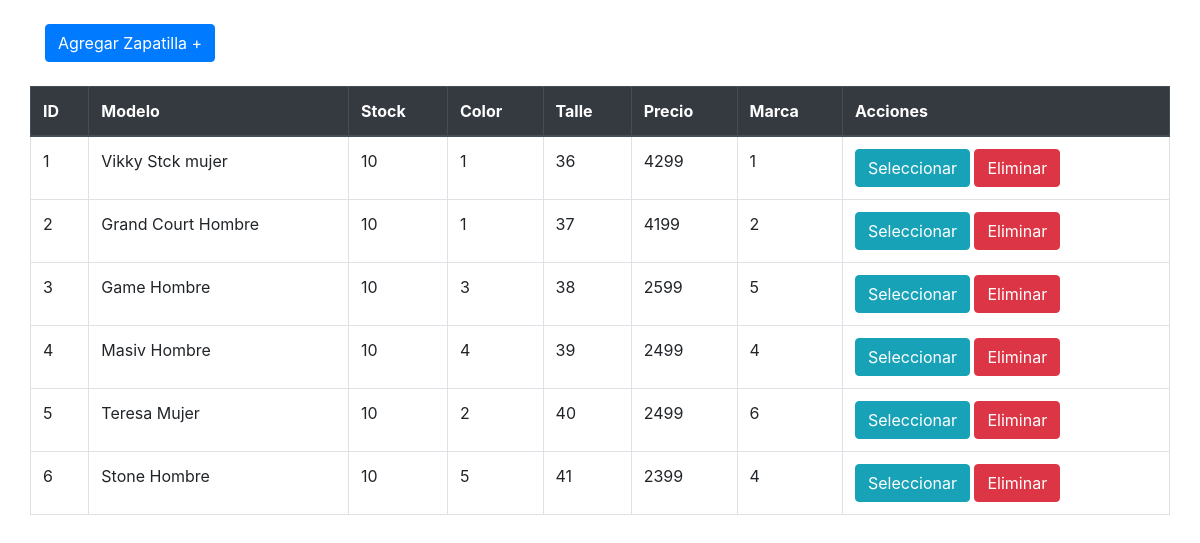
/html/admin.php, run on the app's committed database.
### tables this page shows
CREATE TABLE `zapatillas` (
  `id_zapa` int(11) NOT NULL,
  `modelo` varchar(255) DEFAULT NULL,
  `cantidad_stock` int(11) DEFAULT NULL,
  `id_color` int(11) NOT NULL,
  `id_talle` int(11) NOT NULL,
  `precio_unit` float DEFAULT NULL,
  `id_marca` int(11) NOT NULL
);

### html/admin.php (the view, shortened to what this page needs)
<?php
require_once('dataBase.php');
    $query = $db->prepare("SELECT * FROM zapatillas WHERE cantidad_stock > 0");
    $query->execute();
    $listaZapatillas=$query->fetchAll(PDO::FETCH_ASSOC);
?>
<!DOCTYPE html>
<html lang="es">
<head>
    <link rel="stylesheet" href="https://stackpath.bootstrapcdn.com/bootstrap/4.4.1/css/bootstrap.min.css">
</head>
<body>
    <div class="container">
        <form action="" method="post">
            <br>
            <button type="button" class="btn btn-primary" data-toggle="modal" data-target="#exampleModal">
            Agregar Zapatilla +
            </button>
        </form>
        <br>
        <div class="row">
            <table class="table table-hover table-bordered">
                <thead class="thead-dark">
                    <tr>
                        <th>ID</th>
                        <th>Modelo</th>
                        <th>Stock</th>
                        <th>Color</th>
                        <th>Talle</th>
                        <th>Precio</th>
                        <th>Marca</th>
                        <th>Acciones</th>
                    </tr>
                </thead>
            <?php foreach($listaZapatillas as $zapatilla){ ?>
                <tr>
                    <td><?php echo $zapatilla['id_zapa']; ?></td>
                    <td><?php echo $zapatilla['modelo']; ?></td>
                    <td><?php echo $zapatilla['cantidad_stock']; ?></td>
                    <td><?php echo $zapatilla['id_color']; ?></td>
                    <td><?php echo $zapatilla['id_talle']; ?></td>
                    <td><?php echo $zapatilla['precio_unit']; ?></td>
                    <td><?php echo $zapatilla['id_marca']; ?></td>
                    <td>
                    <form action="" method="post">
                    <input type="submit" value="Seleccionar" class="btn btn-info" name="accion">
                    <button value="btnEliminar" type="submit" class="btn btn-danger" name="accion">Eliminar</button>
                    </form>
                    </td>
                </tr>
            <?php } ?>
            </table>
        </div>
    </div>
</body>
</html>

### data on the page
zapatillas: id_zapa "1", modelo "Vikky Stck mujer", cantidad_stock "10", id_color "1", id_talle "36", precio_unit "4299", id_marca "1"
zapatillas: id_zapa "2", modelo "Grand Court Hombre", cantidad_stock "10", id_color "1", id_talle "37", precio_unit "4199", id_marca "2"
zapatillas: id_zapa "3", modelo "Game Hombre", cantidad_stock "10", id_color "3", id_talle "38", precio_unit "2599", id_marca "5"
zapatillas: id_zapa "4", modelo "Masiv Hombre", cantidad_stock "10", id_color "4", id_talle "39", precio_unit "2499", id_marca "4"
zapatillas: id_zapa "5", modelo "Teresa Mujer", cantidad_stock "10", id_color "2", id_talle "40", precio_unit "2499", id_marca "6"
zapatillas: id_zapa "6", modelo "Stone Hombre", cantidad_stock "10", id_color "5", id_talle "41", precio_unit "2399", id_marca "4"
